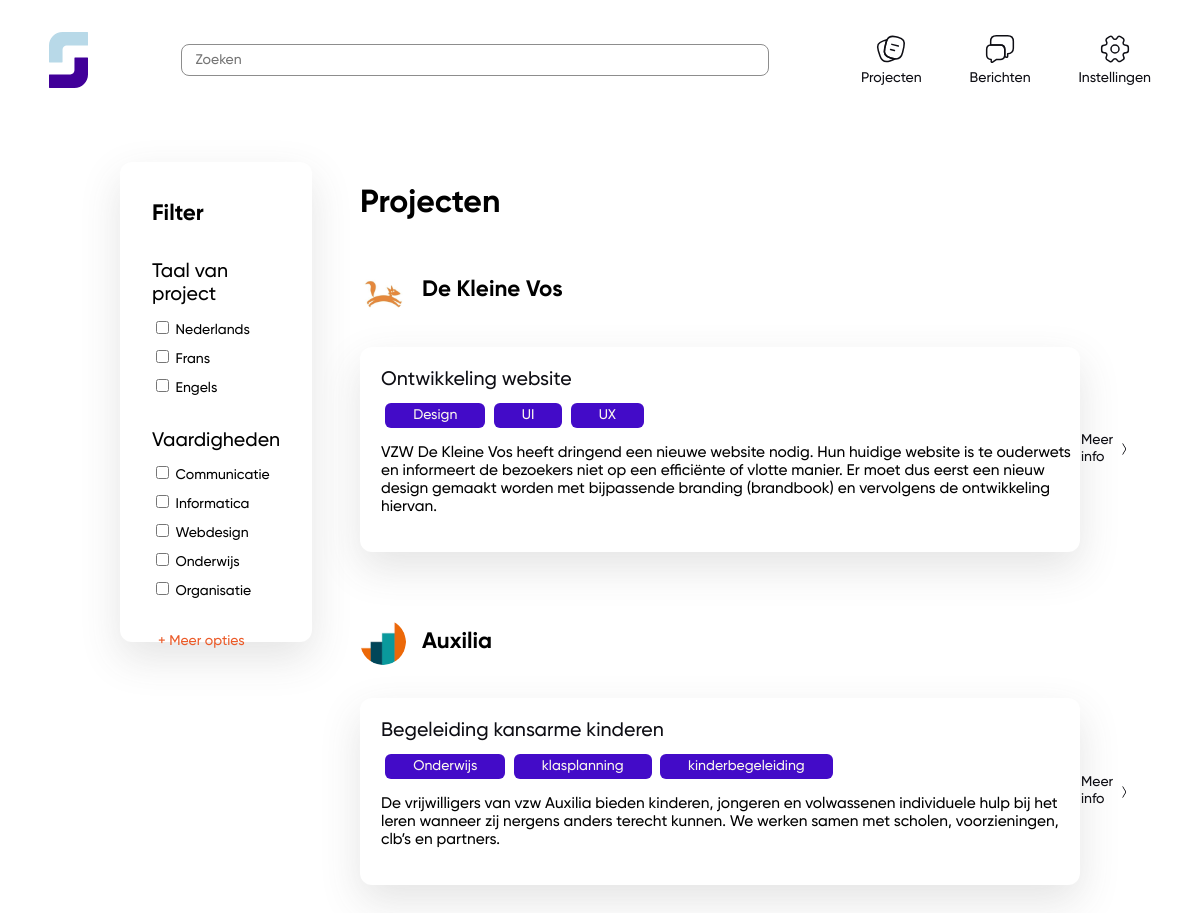
/index.php (signed in), run on the app's committed database.
### tables this page shows
CREATE TABLE `posts` (
  `id` int(11) unsigned NOT NULL AUTO_INCREMENT,
  `title` varchar(300) DEFAULT NULL,
  `description` varchar(300) DEFAULT NULL,
  `date` datetime DEFAULT NULL,
  `user_id` int(11) DEFAULT NULL,
  PRIMARY KEY (`id`)
);

CREATE TABLE `users` (
  `id` int(11) unsigned NOT NULL AUTO_INCREMENT,
  `name` varchar(300) DEFAULT NULL,
  `last_name` varchar(300) DEFAULT NULL,
  `email` varchar(300) DEFAULT NULL,
  `school` varchar(300) DEFAULT NULL,
  `education` varchar(300) DEFAULT NULL,
  `description_vzw` varchar(300) DEFAULT NULL,
  `password` varchar(300) DEFAULT NULL,
  `is_student` tinyint(1) DEFAULT NULL,
  `profile_pic` varchar(300) DEFAULT NULL,
  PRIMARY KEY (`id`)
);

CREATE TABLE `competences` (
  `id` int(11) unsigned NOT NULL AUTO_INCREMENT,
  `name` varchar(300) DEFAULT NULL,
  `user_id` int(11) DEFAULT NULL,
  `post_id` int(11) DEFAULT NULL,
  PRIMARY KEY (`id`)
);

### classes/Project.php (called while the page is built, shortened)
<?php
    class Project
    {
        public static function getAllProjects()
        {
            $conn = Db::getInstance();
            $statement = $conn->prepare('SELECT * FROM posts INNER JOIN users ON posts.user_id = users.id');
            $statement->execute();
            return $statement->fetchAll();
        }
    }

### classes/Competence.php (called while the page is built, shortened)
<?php
    class Competence
    {
        public static function getCompetencesForDashboard($postId)
        {
            $conn = Db::getInstance();
            $statement = $conn->prepare("SELECT * FROM competences WHERE post_id=:post_id LIMIT 3");
            $statement->bindValue(":post_id", $postId);
            $statement->execute();
            $result = $statement->fetchAll();
            return $result;
        }
    }

### index.php (the view, shortened to what this page needs)
<?php
    $projects = Project::getAllProjects();
?><!DOCTYPE html>
<html lang="en">
<head>
    <link rel="stylesheet" href="https://use.typekit.net/hbs6zbg.css">
    <link rel="stylesheet" href="style/style.css">
</head>
<body>
    <?php require_once('header.php'); ?>
    <div class="container--feed">
        <div class="filters">
            <h2 class="header-two">Filter</h2>
            <div class="filters__language">
                <h3>Taal van project</h3>
                <div class="filter__languages">
                    <div class="filter__container">
                        <input class="filter__checkbox--active" type="checkbox" name="language" value="nl">
                        <label for="language">Nederlands</label>
                    </div>
                    <div class="filter__container">
                        <input class="filter__checkbox--active" type="checkbox" name="language" value="fr">
                        <label for="language">Frans</label>
                    </div>
                    <div class="filter__container">
                        <input class="filter__checkbox--active" type="checkbox" name="language" value="en">
                        <label for="language">Engels</label>
                    </div>
                </div>
            </div>
            <div class="filters__skills">
                <h3>Vaardigheden</h3>
                <div class="filter__container">
                    <input class="filter__checkbox--active" type="checkbox" name="skills" value="com">
                    <label class="filter__checkbox--active" for="skills">Communicatie</label>
                </div>
                <div class="filter__container">
                    <input class="filter__checkbox--active" type="checkbox" name="skills" value="inf">
                    <label for="skills">Informatica</label>
                </div>
                <div class="filter__container">
                    <input class="filter__checkbox--active" type="checkbox" name="skills" value="des">
                    <label for="skills">Webdesign</label>
                </div>
                <div class="filter__container">
                    <input class="filter__checkbox--active" type="checkbox" name="skills" value="ond">
                    <label for="skills">Onderwijs</label>
                </div>
                <div class="filter__container">
                    <input class="filter__checkbox--active" type="checkbox" name="skills" value="org">
                    <label for="skills">Organisatie</label>
                </div>
            </div>
            <div>
                <button class="btn--extra">+ Meer opties</button>
            </div>
        </div>
        <div class="projects">
            <div class="projects__newProject">
                <h1>Projecten</h1>
            </div>
            <div class="projects__box">
                <ul class="project__box__li">
                    <?php foreach ($projects as $project): ?>
                        <?php
                            $competences = Competence::getCompetencesForDashboard($project[0]);
                        ?>
                    <li>
                        <div class="project__box">
                            <div class="project__box__profile">
                                <?php if (empty($project['profile_pic'])): ?>
                                    <img class="projects__img" src="profile_pictures/profile-pic.png" alt="profile-pic">
                                <?php else: ?>
                                    <img class="projects__img" src="profile_pictures/<?php echo $project['profile_pic'] ?>" alt="profile-pic">
                                <?php endif; ?>
                                <h2><?php echo $project['name']; ?></h2>
                            </div>
                            <div class="project__box__item">
                                <div>
                                    <a href="project.php?project=<?php echo $project[0]; ?>" class="project__title">
                                        <h3><?php echo $project['title']; ?></h3>
                                    </a>
                                    <ul class="project__tags">
                                        <?php foreach ($competences as $competence): ?>
                                            <li class="tags__tag">
                                                <?php echo $competence['name']; ?>
                                            </li>
                                        <?php endforeach; ?>
                                    </ul>
                                    <p class="project__text"><?php echo $project['description']; ?></p>
                                </div>
                                <a href="project.php">
                                    <div class="project__info">
                                        <a class="project__info__link" href="project.php?project=<?php echo $project[0]; ?>">Meer info</a>
                                        <img class="project__info__img" src="assets/img/arrow.png" alt="arrow">
                                    </div>
                                </a>
                            </div>
                        </div>
                    </li>
                    <?php endforeach; ?>
                </ul>
            </div>
        </div>
    </div>
</body>
</html>

### style/style.css (style rules this page uses)
:root { --primary: #430BC8; --secondary: #B7D9E8; --accent: #EB5B29; --neutral: #fffcf5; --offblack: #0E0E14; --offwhite: #FAF6EE; --white: #ffffff; --gray: #8d8d8d; }
body { margin: 0; }
* { font-family: "Gilroy"; font-size: 14px; box-sizing: border-box; }
.header-two, h2 { font-size: 1.6em; font-weight: bold; font-family: "Gilroy", sans-serif; }
h3 { font-size: 1.4em; font-weight: 500; font-family: "Gilroy", sans-serif; margin: 0 0 .6em; }
p { font-size: 1.1em; font-weight: 500; }
.container--feed { display: flex; justify-content: space-between; width: 80%; margin: 3em auto 0; }
.filters { width: 20%; max-height: 480px; background-color: var(--white); padding: calc(32px - 0.83em) 32px; border: none; border-radius: 12px; box-shadow: 0px 16px 40px rgba(75, 75, 75, 0.15); }
.filter__container { margin-top: 8px; }
.filters label { font-size: 1em; }
.filters__language { margin: 32px 0; }
.filters__skills { margin: 32px 0; }
.btn--extra { border: none; background-color: transparent; color: var(--accent); cursor: pointer; font-size: 1em; font-weight: 500; transition: all 0.1s ease-in; }
.project__title { text-decoration: none; color: var(--offblack); }
.project__text { width: 700px; }
.projects { width: 75%; }
.projects h1 { font-size: 32px; }
.projects__img { width: 46px; height: 46px; border-radius: 50%; margin-right: 16px; }
.projects__box { display: flex; flex-direction: column; }
.project__box__li { list-style: none; padding: 0; }
.project__box { margin-bottom: 58px; }
.project__box__profile { display: flex; flex-direction: row; align-items: center; padding-bottom: 24px; }
.project__box__item { background-color: var(--white); padding: 1.5em; width: 100%; border: none; border-radius: 12px; box-shadow: 0px 16px 40px rgba(75, 75, 75, 0.15); display: flex; flex-direction: row; justify-content: space-between; align-items: center; }
.project__tags { list-style: none; display: flex; flex-direction: row; padding: 0; }
.tags__tag { padding: 0.3em 2em; background-color: var(--primary); border-radius: 6px; margin: 0 0.3em; color: var(--offwhite); }
.project__info { display: flex; align-items: center; }
.project__info__link { text-decoration: none; color: var(--offblack); border-bottom: 1px solid transparent; transition: all .2s; }
.project__info__img { width: 16px; height: 16px; padding-left: 6px; }
.projects__newProject { display: flex; flex-direction: row; justify-content: space-between; align-items: center; }

### data on the page
posts: user.profile_pic (picture), user.name "De Kleine Vos", title "Ontwikkeling website", description "VZW De Kleine Vos heeft dringend een nieuwe website nodig. Hun huidige website is te ouderwets en informeert de bezoekers niet op een efficiënte of vlotte manier. Er moet dus eerst een nieuw design gemaakt worden met bijpassende branding (brandbook) en vervolgens de ontwikkeling hiervan."
competences: name "Design"
competences: name "UI"
competences: name "UX"
posts: user.profile_pic (picture), user.name "Auxilia", title "Begeleiding kansarme kinderen", description "De vrijwilligers van vzw Auxilia bieden kinderen, jongeren en volwassenen individuele hulp bij het leren wanneer zij nergens anders terecht kunnen. We werken samen met scholen, voorzieningen, clb’s en partners."
competences: name "Onderwijs"
competences: name "klasplanning"
competences: name "kinderbegeleiding"
